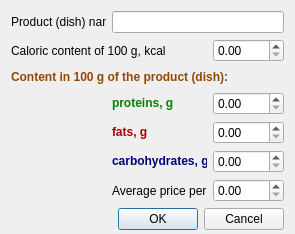
<?xml version="1.0" encoding="UTF-8"?>
<ui version="4.0">
 <class>ProdEdDlg</class>
 <widget class="QDialog" name="ProdEdDlg">
  <property name="geometry">
   <rect>
    <x>0</x>
    <y>0</y>
    <width>295</width>
    <height>234</height>
   </rect>
  </property>
  <property name="minimumSize">
   <size>
    <width>295</width>
    <height>234</height>
   </size>
  </property>
  <property name="windowTitle">
   <string/>
  </property>
  <layout class="QGridLayout" name="gridLayout">
   <property name="bottomMargin">
    <number>4</number>
   </property>
   <item row="0" column="0">
    <widget class="QLabel" name="label">
     <property name="text">
      <string>Product (dish) name</string>
     </property>
    </widget>
   </item>
   <item row="0" column="1" colspan="2">
    <widget class="QLineEdit" name="leName"/>
   </item>
   <item row="1" column="0" colspan="2">
    <widget class="QLabel" name="label_2">
     <property name="text">
      <string>Caloric content of 100 g, kcal</string>
     </property>
    </widget>
   </item>
   <item row="1" column="2">
    <widget class="QDoubleSpinBox" name="sbCalories">
     <property name="maximum">
      <double>999.990000000000009</double>
     </property>
    </widget>
   </item>
   <item row="2" column="0" colspan="3">
    <widget class="QLabel" name="label_3">
     <property name="text">
      <string>&lt;html&gt;&lt;head/&gt;&lt;body&gt;&lt;p&gt;&lt;span style=&quot; font-weight:600; color:#934900;&quot;&gt;Content in 100 g of the product (dish):&lt;/span&gt;&lt;/p&gt;&lt;/body&gt;&lt;/html&gt;</string>
     </property>
    </widget>
   </item>
   <item row="3" column="1">
    <widget class="QLabel" name="label_4">
     <property name="text">
      <string>&lt;html&gt;&lt;head/&gt;&lt;body&gt;&lt;p&gt;&lt;span style=&quot; font-weight:600; color:#008200;&quot;&gt;proteins, g&lt;/span&gt;&lt;/p&gt;&lt;/body&gt;&lt;/html&gt;</string>
     </property>
    </widget>
   </item>
   <item row="3" column="2">
    <widget class="QDoubleSpinBox" name="sbProt"/>
   </item>
   <item row="4" column="1">
    <widget class="QLabel" name="label_5">
     <property name="text">
      <string>&lt;html&gt;&lt;head/&gt;&lt;body&gt;&lt;p&gt;&lt;span style=&quot; font-weight:600; color:#aa0000;&quot;&gt;fats, g&lt;/span&gt;&lt;/p&gt;&lt;/body&gt;&lt;/html&gt;</string>
     </property>
    </widget>
   </item>
   <item row="4" column="2">
    <widget class="QDoubleSpinBox" name="sbFat"/>
   </item>
   <item row="5" column="1">
    <widget class="QLabel" name="label_6">
     <property name="text">
      <string>&lt;html&gt;&lt;head/&gt;&lt;body&gt;&lt;p&gt;&lt;span style=&quot; font-weight:600; color:#00007f;&quot;&gt;carbohydrates, g&lt;/span&gt;&lt;/p&gt;&lt;/body&gt;&lt;/html&gt;</string>
     </property>
    </widget>
   </item>
   <item row="5" column="2">
    <widget class="QDoubleSpinBox" name="sbCarbo"/>
   </item>
   <item row="6" column="1">
    <widget class="QLabel" name="label_7">
     <property name="text">
      <string>Average price per kg</string>
     </property>
    </widget>
   </item>
   <item row="6" column="2">
    <widget class="QDoubleSpinBox" name="sbPrice">
     <property name="maximum">
      <double>9999.989999999999782</double>
     </property>
    </widget>
   </item>
   <item row="7" column="0" colspan="3">
    <widget class="QDialogButtonBox" name="buttonBox">
     <property name="orientation">
      <enum>Qt::Horizontal</enum>
     </property>
     <property name="standardButtons">
      <set>QDialogButtonBox::Cancel|QDialogButtonBox::Ok</set>
     </property>
    </widget>
   </item>
  </layout>
 </widget>
 <resources/>
 <connections>
  <connection>
   <sender>buttonBox</sender>
   <signal>accepted()</signal>
   <receiver>ProdEdDlg</receiver>
   <slot>accept()</slot>
   <hints>
    <hint type="sourcelabel">
     <x>248</x>
     <y>254</y>
    </hint>
    <hint type="destinationlabel">
     <x>157</x>
     <y>274</y>
    </hint>
   </hints>
  </connection>
  <connection>
   <sender>buttonBox</sender>
   <signal>rejected()</signal>
   <receiver>ProdEdDlg</receiver>
   <slot>reject()</slot>
   <hints>
    <hint type="sourcelabel">
     <x>316</x>
     <y>260</y>
    </hint>
    <hint type="destinationlabel">
     <x>286</x>
     <y>274</y>
    </hint>
   </hints>
  </connection>
 </connections>
</ui>
